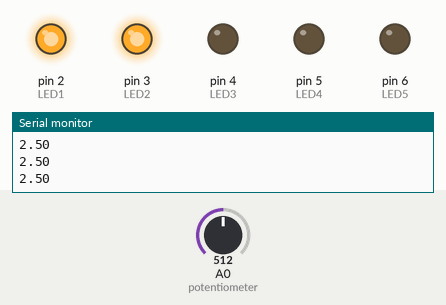
Recording of a sketch running on a simulated Arduino Uno, built with avr-gcc and run on an emulated ATmega328P. On the bench: output pins drawn as LEDs (lit = HIGH), the last lines printed to the serial monitor. The test bench sets the inputs (shaded band); at power-on: A0 (potentiometer) = 512.

Above: at 1.2 s.
1.3 s: A0 (potentiometer) set to 605
2.8 s: A0 (potentiometer) set to 630
At 4.0 s:
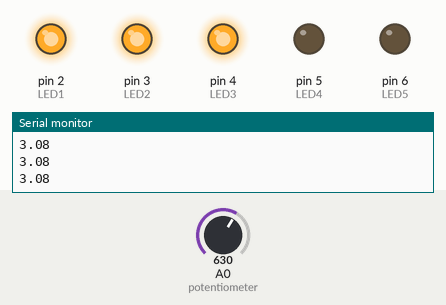
4.3 s: A0 (potentiometer) set to 800
5.8 s: A0 (potentiometer) set to 836
At 6.6 s:
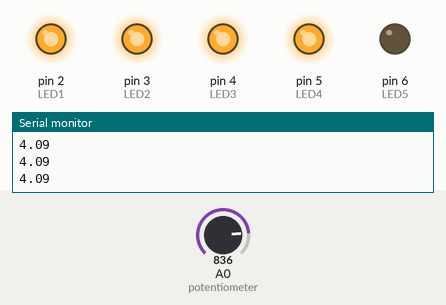
7.3 s: A0 (potentiometer) set to 1013
8.8 s: A0 (potentiometer) set to 1023
At 9.9 s:
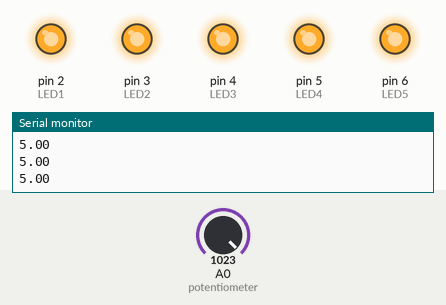
Timing chart, 0 to 11.3 s (numbered marks = the images above; inputs shaded):
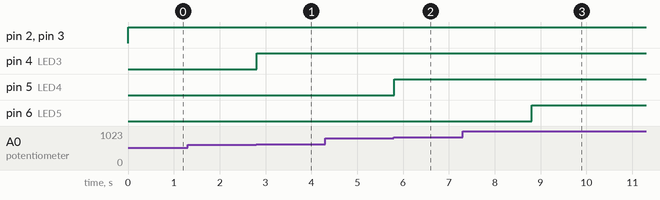

The sketch:

5led_voltage_13.ino
```cpp
//This program uses a potentiometer. When the potentiometer reads 0 volts, 0 lights turn on. 1 volt = 1 light. 2 volt = 2 light. 3 volt = 3 light. 4 volt = 4 light. 5 volt = 5 lights.
//uses digitalWrite and if aswell as analogRead
int LED1 = 2;
int LED2 = 3;
int LED3 = 4;
int LED4 = 5;
int LED5 = 6;  // define a variable for each led

void setup() {
  Serial.begin(9600);     //communicate at 9600 bits
  analogRead(A0);         //read the potentiometer value
  pinMode(LED1, OUTPUT);  //SEt each pin as an output, this allows us to power the LED
  pinMode(LED2, OUTPUT);
  pinMode(LED3, OUTPUT);
  pinMode(LED4, OUTPUT);
  pinMode(LED5, OUTPUT);
}
void loop() {
  float sensorValue = analogRead(A0); //assign variable
  float Voltage = sensorValue * (5.0 / 1023.0); //create equation
  Serial.println(Voltage); //this will print a value on our serial monitor "useless step"

  if (Voltage >= 1) {  //if voltage is > 1, led 1 turns on
    digitalWrite(LED1, HIGH);
  } else digitalWrite(LED1, LOW); //voltage < 1, led turns off
  if (Voltage >= 2) { //turns on at 2 volts or over
    digitalWrite(LED2, HIGH);
  } else digitalWrite(LED2, LOW); //off at any value under 2 volts.
  if (Voltage >= 3) {  //turns on at 3 volts or over
    digitalWrite(LED3, HIGH);
  } else digitalWrite(LED3, LOW); //off at any value under 3 volts
  if (Voltage >= 4) { //turn on at 4 volts or over
    digitalWrite(LED4, HIGH);
  } else digitalWrite(LED4, LOW); //off at anyvalue under 4 volts
  if (Voltage >= 5) {   //turn on at 5 volts or over
    digitalWrite(LED5, HIGH);
  } else digitalWrite(LED5, LOW); //off at anyvalue under 5
}
```

Measured:
- the behaviour switches between 613 and 614 on A0 (potentiometer) (found by bisection; images 0 and 1)
- the behaviour switches between 818 and 819 on A0 (potentiometer) (found by bisection; images 1 and 2)
- the behaviour switches between 1022 and 1023 on A0 (potentiometer) (found by bisection; images 2 and 3)
- after the input at 2.8 s, pin 4 (LED3): LOW → HIGH at once
- after the input at 5.8 s, pin 5 (LED4): LOW → HIGH at once
- after the input at 8.8 s, pin 6 (LED5): LOW → HIGH at once
